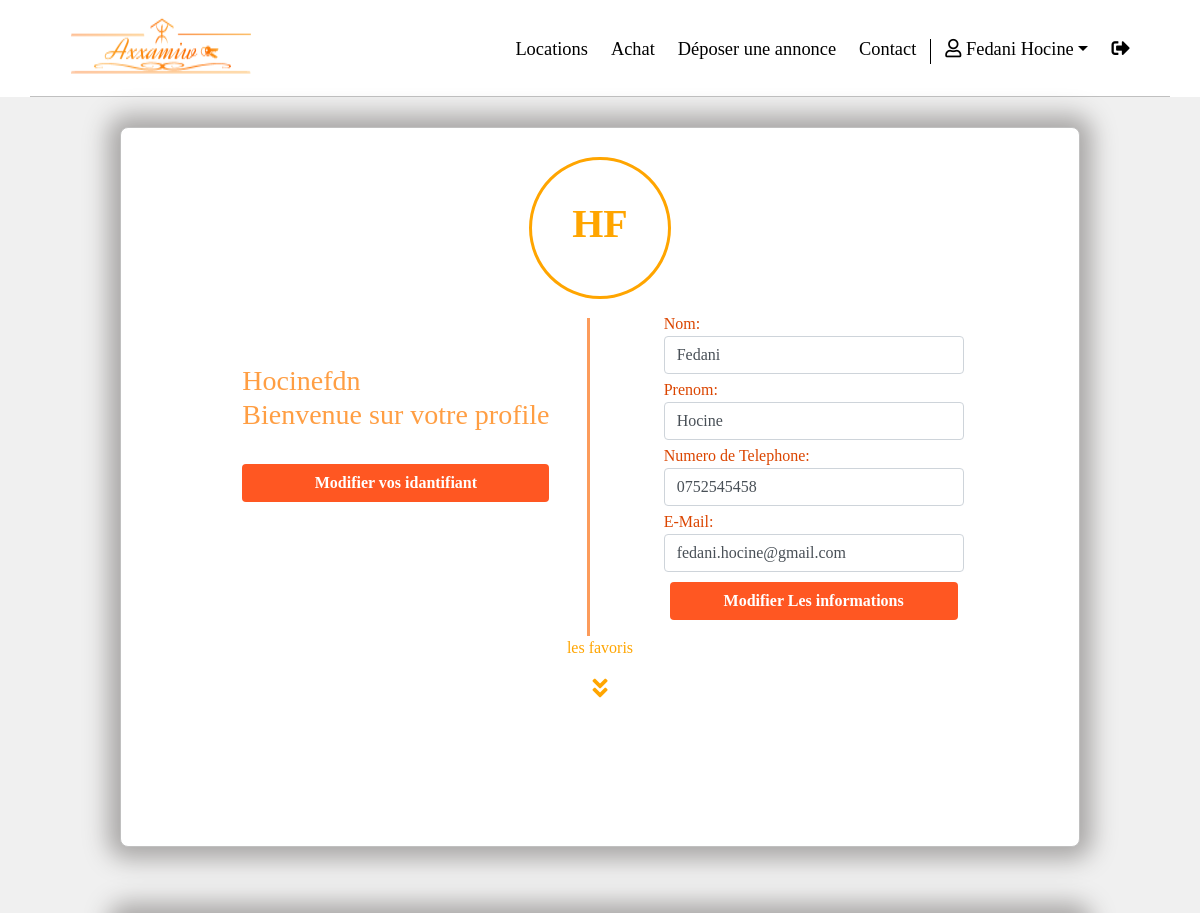
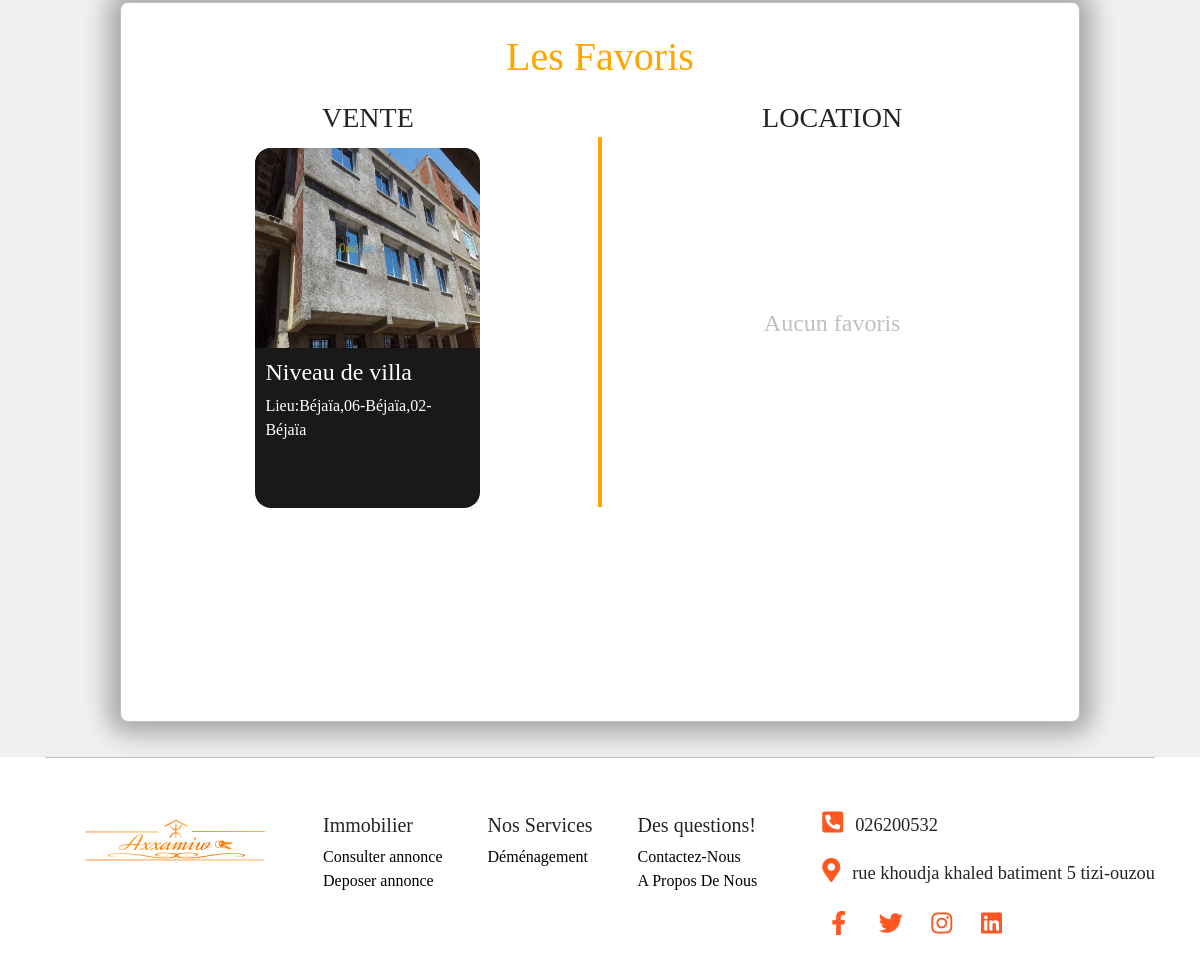
The app's page /pages/profile.php (signed in) with its own data (2 pictures, top to bottom).
### tables this page shows
CREATE TABLE IF NOT EXISTS `clients` (
  `id` int(11) NOT NULL AUTO_INCREMENT,
  `nom` varchar(255) NOT NULL,
  `prenom` varchar(255) NOT NULL,
  `username` varchar(255) NOT NULL,
  `email` varchar(255) NOT NULL,
  `password` text NOT NULL,
  `tel` varchar(12) NOT NULL,
  PRIMARY KEY (`id`)
);

CREATE TABLE IF NOT EXISTS `favoris` (
  `id` int(11) NOT NULL AUTO_INCREMENT,
  `id_biens` int(11) NOT NULL,
  `id_cl` int(11) NOT NULL,
  PRIMARY KEY (`id`)
);

CREATE TABLE IF NOT EXISTS `biens` (
  `id` int(11) NOT NULL AUTO_INCREMENT,
  `titre` varchar(255) NOT NULL,
  `description` text NOT NULL,
  `wilaya` varchar(255) NOT NULL,
  `daira` varchar(255) NOT NULL,
  `commune` varchar(255) NOT NULL,
  `adresse` varchar(255) NOT NULL,
  `type_bien` varchar(255) NOT NULL,
  `surface` int(11) NOT NULL,
  `etage` int(11) NOT NULL,
  `pieces` varchar(255) NOT NULL,
  `prix` int(255) NOT NULL,
  `lien_img` varchar(1024) NOT NULL,
  `proprietaire` varchar(255) NOT NULL,
  PRIMARY KEY (`id`)
);

### pages/profile.php (the view, shortened to what this page needs)
<!DOCTYPE html>
<html lang="fr">
<head>
    <link rel="stylesheet" href="../style/style.css">
    <link rel="stylesheet" href="https://stackpath.bootstrapcdn.com/bootstrap/4.4.1/css/bootstrap.min.css">
    <link rel="stylesheet" href="https://cdnjs.cloudflare.com/ajax/libs/font-awesome/5.11.2/css/all.css">
</head>
<body>
<?php
  $db=new PDO('mysql:host=localhost;dbname=vilavie','root','',array(PDO::ATTR_ERRMODE => PDO::ERRMODE_EXCEPTION));
  include_once('../includes/header.php');
?>
<div class="container-fluid d-flex justify-content-center" id="profile">
  <div class="d-flexbox flexrow ">
    <section class="labox">
        <div class="d-flexbox flexrow">
            <div class=" d-flex justify-content-center" >
                <div class="proinit">
                    <?php
                    $proclient=$db->query("SELECT * FROM clients WHERE id=".$_SESSION["id"]."");
                    $profile = $proclient->fetch();
                    $nom=$profile["nom"];
                    $prenom=$profile["prenom"];
                    echo('<h1 id="initial">'.$prenom[0].$nom[0].'</h1>');
                    ?>
                </div>
            </div>
            <div class=" d-flex justify-content-center  ">
                <div class="bienvenue">
                    <h3 ><?php echo($profile["username"]) ?> <br> Bienvenue sur votre profile</h3> <br>
                  <button type="button" class="btn login_btn" data-toggle="modal" data-target="#staticBackdrop">
                   Modifier vos idantifiant
                  </button>
                </div>
                <div id="barcoté">
                    <form action="" method="POST">
                <?php
                    echo('
                 <div class="input-group mb-3">
                   <label  class="label"> Nom:
                    <input type="text" name="nom" class="form-control input_user sizebtn" placeholder="votre nom" value="'.$profile["nom"].' "required>
                    </label>
                 </div>
                  <div class="input-group mb-3">
                   <label class="label"> Prenom:
                    <input type="text" name="prenom" class="form-control input_user sizebtn" placeholder="votre prenom" value="'.$profile["prenom"].'" required>
                   </label>
                 </div>
                 <div class="input-group mb-3">
                   <label  class="label"> Numero de Telephone:
                   <input type="tel" name="tel" class="form-control input_user sizebtn" placeholder="numero de telephone" value="'.$profile["tel"].'" required></label>
                 </div>
                 <div class="input-group mb-3">
                 <label  class="label"> E-Mail:
                    <input type="email" name="mail" class="form-control input_user sizebtn" placeholder="votre email" value="'.$profile["email"].'" required>
                  </label>
                 </div>
                 <div class="input-group mb-3">
                    <input type="submit" value="Modifier Les informations" class="btn login_btn " name="submit_info">
                 </div>
                 ');
                ?>
                </form>
                </div>
            </div>
            <div class="d-flex justify-content-center" >
              <div class="d-flexbox flexrow">
              <p id="lienlistefav" style="color: orange;">les favoris</p>
              <div class="d-flex justify-content-center" >
              <a href="./profile#favoris"><i class="fa fa-angle-double-down" style="color: orange; font-size:1.5rem;"></i></i></a> </div>
            </div>
            </div>
          </div>
    </section>
    <div id="favoris" style="padding-top:3px;">
    <section class="labox" >
      <h1 class="text-center styletitlefav">Les Favoris</h1>
      <div class="d-flex justify-content-center align-items-center ">
        <div class="favoritebox ">
          <h3 class="text-center">VENTE</h3>
        <div class="favbox d-flex justify-content-center flex-wrap">
    <?php
    $id=$_SESSION['id'];
       $bienrep = $db->query('SELECT * FROM favoris WHERE id_cl="'.$id.'" ORDER BY id ');
       if ($bienrep->rowCount()== 0) {
        echo('<div class="align-self-center"> <h4 style="color:silver;">Aucun favoris</h4></div>');
      }
      else{
       while ($donne2= $bienrep->fetch()){
        $bienselect=$db->query("SELECT * FROM biens WHERE id=".$donne2['id_biens']."");
        $donne = $bienselect->fetch();
        if($donne['id']==$donne2['id_biens']){
          echo('<div class="biensug2" ><a class="linkdetail" href="../pages/detailloc.php?id='.$donne['id'].'">
            <img src="../'.$donne['lien_img'].'" class="imgbien" alt="l\'image du bien" >
           <div class="infobien">
           <h4 ">'.$donne['titre'].'</h4>
           <p>Lieu:'.$donne['commune'].','.$donne['daira'].','.$donne['wilaya'].'</p>
          </div></a>
          </div>');}
        }}
         ?>
    </div>
     </div>
     <div style="border:2px solid orange; height:370px; margin-top:30px; margin-left:5px; margin-right:5px;"  ></div>
   <div class="favoritebox">
   <h3 class="text-center">LOCATION</h3>
     <div class="favbox d-flex justify-content-center flex-wrap">
    <?php
    $id=$_SESSION['id'];
       $bienrep = $db->query('SELECT * FROM favoris_loc WHERE id_cl="'.$id.'" ORDER BY id ');
       if ($bienrep->rowCount()== 0) {
         echo('<div class="align-self-center"> <h4 style="color:silver;">Aucun favoris</h4></div>');
       }
       else{
       while ($donne2= $bienrep->fetch()){
        $bienselect=$db->query("SELECT * FROM biens_location WHERE id=".$donne2['id_biens']."");
        $donne = $bienselect->fetch();
        if($donne['id']==$donne2['id_biens']){
          echo('<div class="biensug2" ><a class="linkdetail" href="../pages/detailloc.php?id='.$donne['id'].'">
            <img src="../'.$donne['lien_img'].'" class="imgbien" alt="l\'image du bien" >
           <div class="infobien">
           <h4 ">'.$donne['titre'].'</h4>
           <p>Lieu:'.$donne['commune'].','.$donne['daira'].','.$donne['wilaya'].'</p>
          </div></a>
          </div>');}
        $bienselect->closeCursor();
        }}
         ?>
    </div></div>
  </div>
    </section>
  </div>
</div>
</div>
<?php
  include_once("../includes/footer.php");
?>
</body>
</html>

### style/style.css (style rules this page uses)
html,body { overflow-x: hidden; margin: 0; padding: 0; height: 100%; background: #ffffff !important; font-family:Tahoma; }
.imgbien { width: 225px; height:200px; border-top-left-radius: 1rem; border-top-right-radius: 1rem; }
.infobien { height:160px; padding: 10px; }
.linkdetail { color:white; }
.login_btn { width: 100%; background: #ff5722; color: white ; font-weight: bold; }
.input_user, .input_pass:focus { box-shadow: none ; outline: 0px ; }
#profile { background-color:#f0f0f0; }
.labox { border:1px solid silver; background-color: white; border-radius:0.5rem; margin-top: 30px; margin-bottom:35px; padding:10px; height: 90vh; width:80vw; box-shadow: 0px 0px 24px 12px rgba(168,166,165,1); }
.proinit { padding:5vh; border:3px solid orange; border-radius:50%; margin:2% 0 2% 0; color:orange; }
#initial { font-family: 'Times New Roman', Times, serif; font-weight:bold; }
.label { margin:-6px; color:rgb(219, 69, 0); font-family: Georgia, 'Times New Roman', Times, serif; }
#barcoté { padding-left:8.5%; border-left:3px solid rgb(252, 155, 91); }
.sizebtn { width:300px; }
.bienvenue { padding-right: 4%; padding-top:5%; color:rgb(255, 158, 67); font-family: Georgia, 'Times New Roman', Times, serif; }
.favoritebox { width:48%; height:80%; font-family:'Times New Roman', Times, serif; }
.favbox { width:100%; height: 370px; overflow-y: auto; overflow-x:hidden; }
.styletitlefav { color:orange; margin-top: 20px; margin-bottom: 20px; font-family:'Times New Roman', Times, serif; }
.biensug2 { height: 360px; width: 225px; margin: 5px; background-color: rgba(0, 0, 0, 0.9); border-radius: 1rem; color: white; }

### records on screen
clients: prenom "H", nom "F", username "Hocinefdn", nom "Fedani", prenom "Hocine", tel "0752545458", mail "fedani.hocine@gmail.com"
favoris: id_biens.lien_img (picture), id_biens.titre "Niveau de villa", id_biens.commune "Béjaïa", id_biens.daira "06-Béjaïa", id_biens.wilaya "02-Béjaïa"

### other values on screen
$_SESSION["nom"] "Fedani"
$_SESSION["prenom"] "Hocine"
